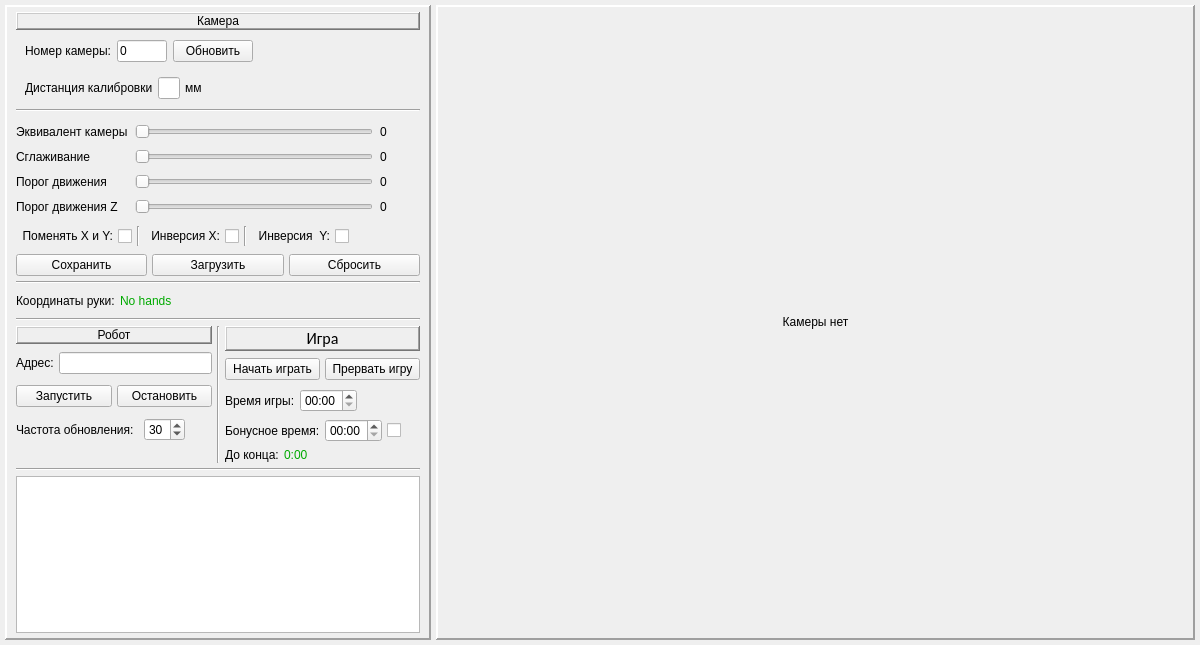
<?xml version="1.0" encoding="UTF-8"?>
<ui version="4.0">
 <class>MainWindow</class>
 <widget class="QMainWindow" name="MainWindow">
  <property name="enabled">
   <bool>true</bool>
  </property>
  <property name="geometry">
   <rect>
    <x>0</x>
    <y>0</y>
    <width>1200</width>
    <height>645</height>
   </rect>
  </property>
  <property name="windowTitle">
   <string>CatControl</string>
  </property>
  <widget class="QWidget" name="centralwidget">
   <layout class="QGridLayout" name="gridLayout_6">
    <property name="leftMargin">
     <number>5</number>
    </property>
    <property name="topMargin">
     <number>5</number>
    </property>
    <property name="rightMargin">
     <number>5</number>
    </property>
    <property name="bottomMargin">
     <number>5</number>
    </property>
    <property name="spacing">
     <number>5</number>
    </property>
    <item row="0" column="0">
     <layout class="QHBoxLayout" name="horizontalLayout_5" stretch="7,13">
      <property name="spacing">
       <number>5</number>
      </property>
      <item>
       <widget class="QFrame" name="frame">
        <property name="sizePolicy">
         <sizepolicy hsizetype="Preferred" vsizetype="Preferred">
          <horstretch>0</horstretch>
          <verstretch>0</verstretch>
         </sizepolicy>
        </property>
        <property name="minimumSize">
         <size>
          <width>0</width>
          <height>0</height>
         </size>
        </property>
        <property name="maximumSize">
         <size>
          <width>600</width>
          <height>16777215</height>
         </size>
        </property>
        <property name="frameShape">
         <enum>QFrame::Panel</enum>
        </property>
        <property name="frameShadow">
         <enum>QFrame::Raised</enum>
        </property>
        <property name="lineWidth">
         <number>2</number>
        </property>
        <layout class="QVBoxLayout" name="verticalLayout">
         <property name="spacing">
          <number>5</number>
         </property>
         <property name="topMargin">
          <number>5</number>
         </property>
         <property name="bottomMargin">
          <number>5</number>
         </property>
         <item>
          <widget class="QLabel" name="label_10">
           <property name="sizePolicy">
            <sizepolicy hsizetype="Preferred" vsizetype="Maximum">
             <horstretch>0</horstretch>
             <verstretch>0</verstretch>
            </sizepolicy>
           </property>
           <property name="styleSheet">
            <string notr="true">font: 75 12pt &quot;Calibri&quot;;</string>
           </property>
           <property name="frameShape">
            <enum>QFrame::WinPanel</enum>
           </property>
           <property name="frameShadow">
            <enum>QFrame::Raised</enum>
           </property>
           <property name="lineWidth">
            <number>1</number>
           </property>
           <property name="text">
            <string>Камера</string>
           </property>
           <property name="alignment">
            <set>Qt::AlignCenter</set>
           </property>
           <property name="margin">
            <number>2</number>
           </property>
          </widget>
         </item>
         <item>
          <widget class="QFrame" name="frame">
           <property name="sizePolicy">
            <sizepolicy hsizetype="Preferred" vsizetype="Maximum">
             <horstretch>0</horstretch>
             <verstretch>0</verstretch>
            </sizepolicy>
           </property>
           <layout class="QGridLayout" name="gridLayout_3">
            <property name="topMargin">
             <number>5</number>
            </property>
            <property name="bottomMargin">
             <number>5</number>
            </property>
            <item row="0" column="2">
             <widget class="QPushButton" name="Start_cam">
              <property name="sizePolicy">
               <sizepolicy hsizetype="Minimum" vsizetype="Fixed">
                <horstretch>0</horstretch>
                <verstretch>0</verstretch>
               </sizepolicy>
              </property>
              <property name="text">
               <string>Обновить</string>
              </property>
             </widget>
            </item>
            <item row="0" column="0">
             <widget class="QLabel" name="label">
              <property name="sizePolicy">
               <sizepolicy hsizetype="Maximum" vsizetype="Preferred">
                <horstretch>0</horstretch>
                <verstretch>0</verstretch>
               </sizepolicy>
              </property>
              <property name="text">
               <string>Номер камеры:</string>
              </property>
              <property name="alignment">
               <set>Qt::AlignLeading|Qt::AlignLeft|Qt::AlignVCenter</set>
              </property>
             </widget>
            </item>
            <item row="0" column="1">
             <widget class="QLineEdit" name="NumCamEditLine">
              <property name="sizePolicy">
               <sizepolicy hsizetype="Fixed" vsizetype="Fixed">
                <horstretch>100</horstretch>
                <verstretch>0</verstretch>
               </sizepolicy>
              </property>
              <property name="minimumSize">
               <size>
                <width>0</width>
                <height>0</height>
               </size>
              </property>
              <property name="maximumSize">
               <size>
                <width>50</width>
                <height>16777215</height>
               </size>
              </property>
              <property name="baseSize">
               <size>
                <width>0</width>
                <height>0</height>
               </size>
              </property>
              <property name="text">
               <string>0</string>
              </property>
             </widget>
            </item>
            <item row="0" column="3">
             <widget class="QLabel" name="label_2">
              <property name="sizePolicy">
               <sizepolicy hsizetype="MinimumExpanding" vsizetype="Preferred">
                <horstretch>0</horstretch>
                <verstretch>0</verstretch>
               </sizepolicy>
              </property>
              <property name="text">
               <string/>
              </property>
             </widget>
            </item>
           </layout>
          </widget>
         </item>
         <item>
          <widget class="QFrame" name="horizontalFrame_2">
           <property name="sizePolicy">
            <sizepolicy hsizetype="Preferred" vsizetype="Maximum">
             <horstretch>0</horstretch>
             <verstretch>0</verstretch>
            </sizepolicy>
           </property>
           <layout class="QHBoxLayout" name="horizontalLayout_2" stretch="1,1,1,10">
            <property name="spacing">
             <number>5</number>
            </property>
            <property name="topMargin">
             <number>5</number>
            </property>
            <property name="bottomMargin">
             <number>5</number>
            </property>
            <item>
             <widget class="QLabel" name="lab_2">
              <property name="sizePolicy">
               <sizepolicy hsizetype="Minimum" vsizetype="Preferred">
                <horstretch>0</horstretch>
                <verstretch>0</verstretch>
               </sizepolicy>
              </property>
              <property name="text">
               <string>Дистанция калибровки</string>
              </property>
             </widget>
            </item>
            <item>
             <widget class="QLineEdit" name="CalibDist">
              <property name="sizePolicy">
               <sizepolicy hsizetype="Maximum" vsizetype="Fixed">
                <horstretch>0</horstretch>
                <verstretch>0</verstretch>
               </sizepolicy>
              </property>
              <property name="maximumSize">
               <size>
                <width>50</width>
                <height>16777215</height>
               </size>
              </property>
              <property name="text">
               <string/>
              </property>
             </widget>
            </item>
            <item>
             <widget class="QLabel" name="label_3">
              <property name="text">
               <string>мм</string>
              </property>
              <property name="margin">
               <number>3</number>
              </property>
             </widget>
            </item>
            <item>
             <widget class="QLabel" name="label_4">
              <property name="sizePolicy">
               <sizepolicy hsizetype="MinimumExpanding" vsizetype="Preferred">
                <horstretch>0</horstretch>
                <verstretch>0</verstretch>
               </sizepolicy>
              </property>
              <property name="text">
               <string/>
              </property>
             </widget>
            </item>
           </layout>
          </widget>
         </item>
         <item>
          <widget class="Line" name="line">
           <property name="orientation">
            <enum>Qt::Horizontal</enum>
           </property>
          </widget>
         </item>
         <item>
          <layout class="QGridLayout" name="gridLayout_4" columnstretch="0,0,0">
           <property name="topMargin">
            <number>7</number>
           </property>
           <property name="bottomMargin">
            <number>7</number>
           </property>
           <property name="horizontalSpacing">
            <number>7</number>
           </property>
           <property name="verticalSpacing">
            <number>10</number>
           </property>
           <item row="1" column="1">
            <widget class="QSlider" name="TimeApprox">
             <property name="maximum">
              <number>100</number>
             </property>
             <property name="pageStep">
              <number>1</number>
             </property>
             <property name="value">
              <number>0</number>
             </property>
             <property name="orientation">
              <enum>Qt::Horizontal</enum>
             </property>
            </widget>
           </item>
           <item row="0" column="1">
            <widget class="QSlider" name="CalibCam">
             <property name="maximum">
              <number>300</number>
             </property>
             <property name="pageStep">
              <number>1</number>
             </property>
             <property name="value">
              <number>0</number>
             </property>
             <property name="orientation">
              <enum>Qt::Horizontal</enum>
             </property>
            </widget>
           </item>
           <item row="3" column="2">
            <widget class="QLabel" name="Lab_FixedParam_Z">
             <property name="sizePolicy">
              <sizepolicy hsizetype="Fixed" vsizetype="Preferred">
               <horstretch>0</horstretch>
               <verstretch>0</verstretch>
              </sizepolicy>
             </property>
             <property name="text">
              <string>0</string>
             </property>
             <property name="margin">
              <number>3</number>
             </property>
            </widget>
           </item>
           <item row="3" column="0">
            <widget class="QLabel" name="label_8">
             <property name="text">
              <string>Порог движения Z</string>
             </property>
            </widget>
           </item>
           <item row="1" column="2">
            <widget class="QLabel" name="Lab_TimeApprox">
             <property name="sizePolicy">
              <sizepolicy hsizetype="Fixed" vsizetype="Preferred">
               <horstretch>0</horstretch>
               <verstretch>0</verstretch>
              </sizepolicy>
             </property>
             <property name="text">
              <string>0</string>
             </property>
             <property name="margin">
              <number>3</number>
             </property>
            </widget>
           </item>
           <item row="2" column="1">
            <widget class="QSlider" name="FixedParam">
             <property name="maximum">
              <number>100</number>
             </property>
             <property name="pageStep">
              <number>1</number>
             </property>
             <property name="orientation">
              <enum>Qt::Horizontal</enum>
             </property>
            </widget>
           </item>
           <item row="1" column="0">
            <widget class="QLabel" name="label_6">
             <property name="text">
              <string>Cглаживание</string>
             </property>
            </widget>
           </item>
           <item row="3" column="1">
            <widget class="QSlider" name="FixedParam_Z">
             <property name="maximum">
              <number>100</number>
             </property>
             <property name="pageStep">
              <number>1</number>
             </property>
             <property name="orientation">
              <enum>Qt::Horizontal</enum>
             </property>
            </widget>
           </item>
           <item row="0" column="2">
            <widget class="QLabel" name="Lab_CalibCam">
             <property name="sizePolicy">
              <sizepolicy hsizetype="Fixed" vsizetype="Preferred">
               <horstretch>0</horstretch>
               <verstretch>0</verstretch>
              </sizepolicy>
             </property>
             <property name="minimumSize">
              <size>
               <width>40</width>
               <height>0</height>
              </size>
             </property>
             <property name="text">
              <string extracomment="3324243">0</string>
             </property>
             <property name="margin">
              <number>3</number>
             </property>
            </widget>
           </item>
           <item row="2" column="2">
            <widget class="QLabel" name="Lab_FixedParam">
             <property name="sizePolicy">
              <sizepolicy hsizetype="Fixed" vsizetype="Preferred">
               <horstretch>0</horstretch>
               <verstretch>0</verstretch>
              </sizepolicy>
             </property>
             <property name="text">
              <string>0</string>
             </property>
             <property name="margin">
              <number>3</number>
             </property>
            </widget>
           </item>
           <item row="2" column="0">
            <widget class="QLabel" name="label_7">
             <property name="text">
              <string>Порог движения</string>
             </property>
            </widget>
           </item>
           <item row="0" column="0">
            <widget class="QLabel" name="lab">
             <property name="text">
              <string>Эквивалент камеры</string>
             </property>
            </widget>
           </item>
          </layout>
         </item>
         <item>
          <layout class="QHBoxLayout" name="horizontalLayout_14">
           <property name="bottomMargin">
            <number>3</number>
           </property>
           <item>
            <widget class="QCheckBox" name="Change_XY_Box">
             <property name="layoutDirection">
              <enum>Qt::RightToLeft</enum>
             </property>
             <property name="text">
              <string>Поменять X и Y:</string>
             </property>
             <property name="tristate">
              <bool>false</bool>
             </property>
            </widget>
           </item>
           <item>
            <widget class="Line" name="line_5">
             <property name="orientation">
              <enum>Qt::Vertical</enum>
             </property>
            </widget>
           </item>
           <item>
            <widget class="QCheckBox" name="Inv_X_Box">
             <property name="layoutDirection">
              <enum>Qt::RightToLeft</enum>
             </property>
             <property name="text">
              <string>Инверсия X:</string>
             </property>
            </widget>
           </item>
           <item>
            <widget class="Line" name="line_7">
             <property name="orientation">
              <enum>Qt::Vertical</enum>
             </property>
            </widget>
           </item>
           <item>
            <widget class="QCheckBox" name="Inv_Y_Box">
             <property name="layoutDirection">
              <enum>Qt::RightToLeft</enum>
             </property>
             <property name="text">
              <string>Инверсия  Y:</string>
             </property>
            </widget>
           </item>
           <item>
            <widget class="QLabel" name="label_13">
             <property name="sizePolicy">
              <sizepolicy hsizetype="Expanding" vsizetype="Preferred">
               <horstretch>0</horstretch>
               <verstretch>0</verstretch>
              </sizepolicy>
             </property>
             <property name="text">
              <string/>
             </property>
            </widget>
           </item>
          </layout>
         </item>
         <item>
          <layout class="QHBoxLayout" name="horizontalLayout_6">
           <item>
            <widget class="QPushButton" name="SaveSettingsBut">
             <property name="text">
              <string>Сохранить</string>
             </property>
            </widget>
           </item>
           <item>
            <widget class="QPushButton" name="LoadSettingsBut">
             <property name="text">
              <string>Загрузить</string>
             </property>
            </widget>
           </item>
           <item>
            <widget class="QPushButton" name="ResetSettingsBut">
             <property name="text">
              <string>Сбросить</string>
             </property>
            </widget>
           </item>
          </layout>
         </item>
         <item>
          <widget class="Line" name="line_2">
           <property name="orientation">
            <enum>Qt::Horizontal</enum>
           </property>
          </widget>
         </item>
         <item>
          <layout class="QHBoxLayout" name="horizontalLayout_3">
           <property name="topMargin">
            <number>5</number>
           </property>
           <property name="bottomMargin">
            <number>5</number>
           </property>
           <item>
            <widget class="QLabel" name="label_11">
             <property name="text">
              <string>Координаты руки:</string>
             </property>
            </widget>
           </item>
           <item>
            <widget class="QLabel" name="Hand_Coords">
             <property name="sizePolicy">
              <sizepolicy hsizetype="Expanding" vsizetype="Preferred">
               <horstretch>0</horstretch>
               <verstretch>0</verstretch>
              </sizepolicy>
             </property>
             <property name="minimumSize">
              <size>
               <width>300</width>
               <height>0</height>
              </size>
             </property>
             <property name="styleSheet">
              <string notr="true">font: 75 12pt &quot;Calibri&quot;;
color: rgb(0, 170, 0);</string>
             </property>
             <property name="text">
              <string>No hands</string>
             </property>
            </widget>
           </item>
          </layout>
         </item>
         <item>
          <widget class="Line" name="line_4">
           <property name="orientation">
            <enum>Qt::Horizontal</enum>
           </property>
          </widget>
         </item>
         <item>
          <layout class="QHBoxLayout" name="horizontalLayout_8" stretch="1,0,1">
           <property name="sizeConstraint">
            <enum>QLayout::SetMaximumSize</enum>
           </property>
           <item>
            <layout class="QVBoxLayout" name="verticalLayout_3">
             <item>
              <widget class="QLabel" name="label_9">
               <property name="sizePolicy">
                <sizepolicy hsizetype="Expanding" vsizetype="Maximum">
                 <horstretch>0</horstretch>
                 <verstretch>0</verstretch>
                </sizepolicy>
               </property>
               <property name="styleSheet">
                <string notr="true">font: 75 12pt &quot;Calibri&quot;;</string>
               </property>
               <property name="frameShape">
                <enum>QFrame::WinPanel</enum>
               </property>
               <property name="frameShadow">
                <enum>QFrame::Raised</enum>
               </property>
               <property name="text">
                <string>Робот</string>
               </property>
               <property name="alignment">
                <set>Qt::AlignCenter</set>
               </property>
               <property name="margin">
                <number>2</number>
               </property>
              </widget>
             </item>
             <item>
              <layout class="QHBoxLayout" name="horizontalLayout_4">
               <property name="topMargin">
                <number>3</number>
               </property>
               <property name="bottomMargin">
                <number>3</number>
               </property>
               <item>
                <widget class="QLabel" name="label_12">
                 <property name="sizePolicy">
                  <sizepolicy hsizetype="Fixed" vsizetype="Preferred">
                   <horstretch>0</horstretch>
                   <verstretch>0</verstretch>
                  </sizepolicy>
                 </property>
                 <property name="text">
                  <string>Адрес:</string>
                 </property>
                 <property name="margin">
                  <number>5</number>
                 </property>
                </widget>
               </item>
               <item>
                <widget class="QLineEdit" name="IpLineEdit">
                 <property name="sizePolicy">
                  <sizepolicy hsizetype="Expanding" vsizetype="Fixed">
                   <horstretch>0</horstretch>
                   <verstretch>0</verstretch>
                  </sizepolicy>
                 </property>
                 <property name="minimumSize">
                  <size>
                   <width>0</width>
                   <height>0</height>
                  </size>
                 </property>
                 <property name="maximumSize">
                  <size>
                   <width>16777215</width>
                   <height>16777215</height>
                  </size>
                 </property>
                 <property name="font">
                  <font>
                   <stylestrategy>PreferDefault</stylestrategy>
                  </font>
                 </property>
                 <property name="inputMethodHints">
                  <set>Qt::ImhNone</set>
                 </property>
                 <property name="text">
                  <string/>
                 </property>
                </widget>
               </item>
              </layout>
             </item>
             <item>
              <layout class="QHBoxLayout" name="horizontalLayout_7">
               <property name="topMargin">
                <number>3</number>
               </property>
               <property name="bottomMargin">
                <number>3</number>
               </property>
               <item>
                <widget class="QPushButton" name="StartServerBut">
                 <property name="sizePolicy">
                  <sizepolicy hsizetype="Expanding" vsizetype="Fixed">
                   <horstretch>0</horstretch>
                   <verstretch>0</verstretch>
                  </sizepolicy>
                 </property>
                 <property name="minimumSize">
                  <size>
                   <width>0</width>
                   <height>0</height>
                  </size>
                 </property>
                 <property name="text">
                  <string>Запустить</string>
                 </property>
                </widget>
               </item>
               <item>
                <widget class="QPushButton" name="PauseRobotBut">
                 <property name="sizePolicy">
                  <sizepolicy hsizetype="Expanding" vsizetype="Fixed">
                   <horstretch>0</horstretch>
                   <verstretch>0</verstretch>
                  </sizepolicy>
                 </property>
                 <property name="text">
                  <string>Остановить</string>
                 </property>
                </widget>
               </item>
              </layout>
             </item>
             <item>
              <layout class="QHBoxLayout" name="horizontalLayout_10" stretch="0,0,0">
               <property name="spacing">
                <number>10</number>
               </property>
               <property name="sizeConstraint">
                <enum>QLayout::SetDefaultConstraint</enum>
               </property>
               <property name="topMargin">
                <number>3</number>
               </property>
               <property name="rightMargin">
                <number>0</number>
               </property>
               <property name="bottomMargin">
                <number>3</number>
               </property>
               <item>
                <widget class="QLabel" name="label_15">
                 <property name="sizePolicy">
                  <sizepolicy hsizetype="Preferred" vsizetype="Preferred">
                   <horstretch>0</horstretch>
                   <verstretch>0</verstretch>
                  </sizepolicy>
                 </property>
                 <property name="text">
                  <string>Частота обновления:</string>
                 </property>
                </widget>
               </item>
               <item>
                <widget class="QSpinBox" name="FrequencySlender">
                 <property name="sizePolicy">
                  <sizepolicy hsizetype="Fixed" vsizetype="Fixed">
                   <horstretch>0</horstretch>
                   <verstretch>0</verstretch>
                  </sizepolicy>
                 </property>
                 <property name="minimum">
                  <number>1</number>
                 </property>
                 <property name="value">
                  <number>30</number>
                 </property>
                </widget>
               </item>
               <item>
                <widget class="QLabel" name="label_5">
                 <property name="sizePolicy">
                  <sizepolicy hsizetype="Expanding" vsizetype="Preferred">
                   <horstretch>0</horstretch>
                   <verstretch>0</verstretch>
                  </sizepolicy>
                 </property>
                 <property name="text">
                  <string/>
                 </property>
                </widget>
               </item>
              </layout>
             </item>
             <item>
              <widget class="QLabel" name="label_16">
               <property name="sizePolicy">
                <sizepolicy hsizetype="Preferred" vsizetype="Minimum">
                 <horstretch>0</horstretch>
                 <verstretch>0</verstretch>
                </sizepolicy>
               </property>
               <property name="text">
                <string/>
               </property>
              </widget>
             </item>
            </layout>
           </item>
           <item>
            <widget class="Line" name="line_6">
             <property name="orientation">
              <enum>Qt::Vertical</enum>
             </property>
            </widget>
           </item>
           <item>
            <layout class="QVBoxLayout" name="verticalLayout_2">
             <item>
              <widget class="QLabel" name="label_14">
               <property name="sizePolicy">
                <sizepolicy hsizetype="Expanding" vsizetype="Maximum">
                 <horstretch>0</horstretch>
                 <verstretch>0</verstretch>
                </sizepolicy>
               </property>
               <property name="font">
                <font>
                 <family>Calibri</family>
                 <pointsize>12</pointsize>
                 <weight>9</weight>
                 <italic>false</italic>
                 <bold>false</bold>
                </font>
               </property>
               <property name="styleSheet">
                <string notr="true">font: 75 12pt &quot;Calibri&quot;;</string>
               </property>
               <property name="frameShape">
                <enum>QFrame::WinPanel</enum>
               </property>
               <property name="frameShadow">
                <enum>QFrame::Raised</enum>
               </property>
               <property name="text">
                <string>Игра</string>
               </property>
               <property name="alignment">
                <set>Qt::AlignCenter</set>
               </property>
               <property name="margin">
                <number>2</number>
               </property>
              </widget>
             </item>
             <item>
              <layout class="QHBoxLayout" name="horizontalLayout_9">
               <property name="topMargin">
                <number>2</number>
               </property>
               <property name="bottomMargin">
                <number>2</number>
               </property>
               <item>
                <widget class="QPushButton" name="StartGameBut">
                 <property name="minimumSize">
                  <size>
                   <width>0</width>
                   <height>0</height>
                  </size>
                 </property>
                 <property name="text">
                  <string>Начать играть</string>
                 </property>
                </widget>
               </item>
               <item>
                <widget class="QPushButton" name="StopGameBut">
                 <property name="minimumSize">
                  <size>
                   <width>0</width>
                   <height>0</height>
                  </size>
                 </property>
                 <property name="text">
                  <string>Прервать игру</string>
                 </property>
                </widget>
               </item>
              </layout>
             </item>
             <item>
              <layout class="QHBoxLayout" name="horizontalLayout">
               <property name="topMargin">
                <number>2</number>
               </property>
               <property name="bottomMargin">
                <number>2</number>
               </property>
               <item>
                <widget class="QLabel" name="label_17">
                 <property name="sizePolicy">
                  <sizepolicy hsizetype="Maximum" vsizetype="Preferred">
                   <horstretch>0</horstretch>
                   <verstretch>0</verstretch>
                  </sizepolicy>
                 </property>
                 <property name="text">
                  <string>Время игры:</string>
                 </property>
                </widget>
               </item>
               <item>
                <widget class="QTimeEdit" name="timeEdit">
                 <property name="sizePolicy">
                  <sizepolicy hsizetype="Maximum" vsizetype="Fixed">
                   <horstretch>0</horstretch>
                   <verstretch>0</verstretch>
                  </sizepolicy>
                 </property>
                 <property name="displayFormat">
                  <string>mm:ss</string>
                 </property>
                </widget>
               </item>
               <item>
                <widget class="QLabel" name="label_19">
                 <property name="sizePolicy">
                  <sizepolicy hsizetype="Expanding" vsizetype="Preferred">
                   <horstretch>0</horstretch>
                   <verstretch>0</verstretch>
                  </sizepolicy>
                 </property>
                 <property name="text">
                  <string/>
                 </property>
                </widget>
               </item>
              </layout>
             </item>
             <item>
              <layout class="QHBoxLayout" name="horizontalLayout_11">
               <property name="topMargin">
                <number>0</number>
               </property>
               <property name="bottomMargin">
                <number>0</number>
               </property>
               <item>
                <widget class="QLabel" name="label_18">
                 <property name="text">
                  <string>Бонусное время:</string>
                 </property>
                </widget>
               </item>
               <item>
                <widget class="QTimeEdit" name="Add_timeEdit">
                 <property name="sizePolicy">
                  <sizepolicy hsizetype="Maximum" vsizetype="Fixed">
                   <horstretch>0</horstretch>
                   <verstretch>0</verstretch>
                  </sizepolicy>
                 </property>
                 <property name="displayFormat">
                  <string>mm:ss</string>
                 </property>
                </widget>
               </item>
               <item>
                <widget class="QCheckBox" name="AddTime_checkBox">
                 <property name="sizePolicy">
                  <sizepolicy hsizetype="Expanding" vsizetype="Fixed">
                   <horstretch>0</horstretch>
                   <verstretch>0</verstretch>
                  </sizepolicy>
                 </property>
                 <property name="text">
                  <string/>
                 </property>
                </widget>
               </item>
              </layout>
             </item>
             <item>
              <layout class="QHBoxLayout" name="horizontalLayout_12">
               <property name="topMargin">
                <number>0</number>
               </property>
               <property name="bottomMargin">
                <number>0</number>
               </property>
               <item>
                <widget class="QLabel" name="label_22">
                 <property name="text">
                  <string>До конца:</string>
                 </property>
                </widget>
               </item>
               <item>
                <widget class="QLabel" name="lab_game_timeout">
                 <property name="minimumSize">
                  <size>
                   <width>30</width>
                   <height>0</height>
                  </size>
                 </property>
                 <property name="styleSheet">
                  <string notr="true">font: 12pt &quot;Calibri&quot;;
color: rgb(0, 170, 0);</string>
                 </property>
                 <property name="text">
                  <string>0:00</string>
                 </property>
                </widget>
               </item>
               <item>
                <widget class="QLabel" name="label_23">
                 <property name="sizePolicy">
                  <sizepolicy hsizetype="Expanding" vsizetype="Preferred">
                   <horstretch>0</horstretch>
                   <verstretch>0</verstretch>
                  </sizepolicy>
                 </property>
                 <property name="text">
                  <string/>
                 </property>
                </widget>
               </item>
              </layout>
             </item>
            </layout>
           </item>
          </layout>
         </item>
         <item>
          <widget class="Line" name="line_3">
           <property name="orientation">
            <enum>Qt::Horizontal</enum>
           </property>
          </widget>
         </item>
         <item>
          <widget class="QListWidget" name="SendList">
           <property name="sizePolicy">
            <sizepolicy hsizetype="Preferred" vsizetype="Expanding">
             <horstretch>0</horstretch>
             <verstretch>0</verstretch>
            </sizepolicy>
           </property>
           <property name="minimumSize">
            <size>
             <width>0</width>
             <height>40</height>
            </size>
           </property>
           <property name="maximumSize">
            <size>
             <width>16777215</width>
             <height>16777215</height>
            </size>
           </property>
           <property name="styleSheet">
            <string notr="true"/>
           </property>
           <property name="verticalScrollBarPolicy">
            <enum>Qt::ScrollBarAsNeeded</enum>
           </property>
           <property name="horizontalScrollBarPolicy">
            <enum>Qt::ScrollBarAsNeeded</enum>
           </property>
           <property name="autoScrollMargin">
            <number>16</number>
           </property>
           <property name="editTriggers">
            <set>QAbstractItemView::NoEditTriggers</set>
           </property>
           <property name="showDropIndicator" stdset="0">
            <bool>true</bool>
           </property>
           <property name="movement">
            <enum>QListView::Static</enum>
           </property>
           <property name="spacing">
            <number>0</number>
           </property>
           <property name="modelColumn">
            <number>0</number>
           </property>
           <property name="uniformItemSizes">
            <bool>false</bool>
           </property>
           <property name="batchSize">
            <number>100</number>
           </property>
           <property name="wordWrap">
            <bool>true</bool>
           </property>
           <property name="selectionRectVisible">
            <bool>false</bool>
           </property>
          </widget>
         </item>
        </layout>
       </widget>
      </item>
      <item>
       <widget class="QLabel" name="Lab_Cam">
        <property name="sizePolicy">
         <sizepolicy hsizetype="Ignored" vsizetype="Ignored">
          <horstretch>0</horstretch>
          <verstretch>0</verstretch>
         </sizepolicy>
        </property>
        <property name="minimumSize">
         <size>
          <width>0</width>
          <height>0</height>
         </size>
        </property>
        <property name="palette">
         <palette>
          <active>
           <colorrole role="Base">
            <brush brushstyle="SolidPattern">
             <color alpha="255">
              <red>255</red>
              <green>255</green>
              <blue>255</blue>
             </color>
            </brush>
           </colorrole>
          </active>
          <inactive>
           <colorrole role="Base">
            <brush brushstyle="SolidPattern">
             <color alpha="255">
              <red>255</red>
              <green>255</green>
              <blue>255</blue>
             </color>
            </brush>
           </colorrole>
          </inactive>
          <disabled>
           <colorrole role="Base">
            <brush brushstyle="SolidPattern">
             <color alpha="255">
              <red>240</red>
              <green>240</green>
              <blue>240</blue>
             </color>
            </brush>
           </colorrole>
          </disabled>
         </palette>
        </property>
        <property name="whatsThis">
         <string/>
        </property>
        <property name="autoFillBackground">
         <bool>false</bool>
        </property>
        <property name="styleSheet">
         <string notr="true">font: 75 14pt &quot;Calibri&quot;</string>
        </property>
        <property name="inputMethodHints">
         <set>Qt::ImhNone</set>
        </property>
        <property name="frameShape">
         <enum>QFrame::Panel</enum>
        </property>
        <property name="frameShadow">
         <enum>QFrame::Raised</enum>
        </property>
        <property name="lineWidth">
         <number>2</number>
        </property>
        <property name="text">
         <string>&lt;html&gt;&lt;head/&gt;&lt;body&gt;&lt;p&gt;Камеры нет&lt;/p&gt;&lt;/body&gt;&lt;/html&gt;</string>
        </property>
        <property name="alignment">
         <set>Qt::AlignCenter</set>
        </property>
        <property name="margin">
         <number>10</number>
        </property>
       </widget>
      </item>
     </layout>
    </item>
   </layout>
  </widget>
 </widget>
 <resources/>
 <connections/>
</ui>
